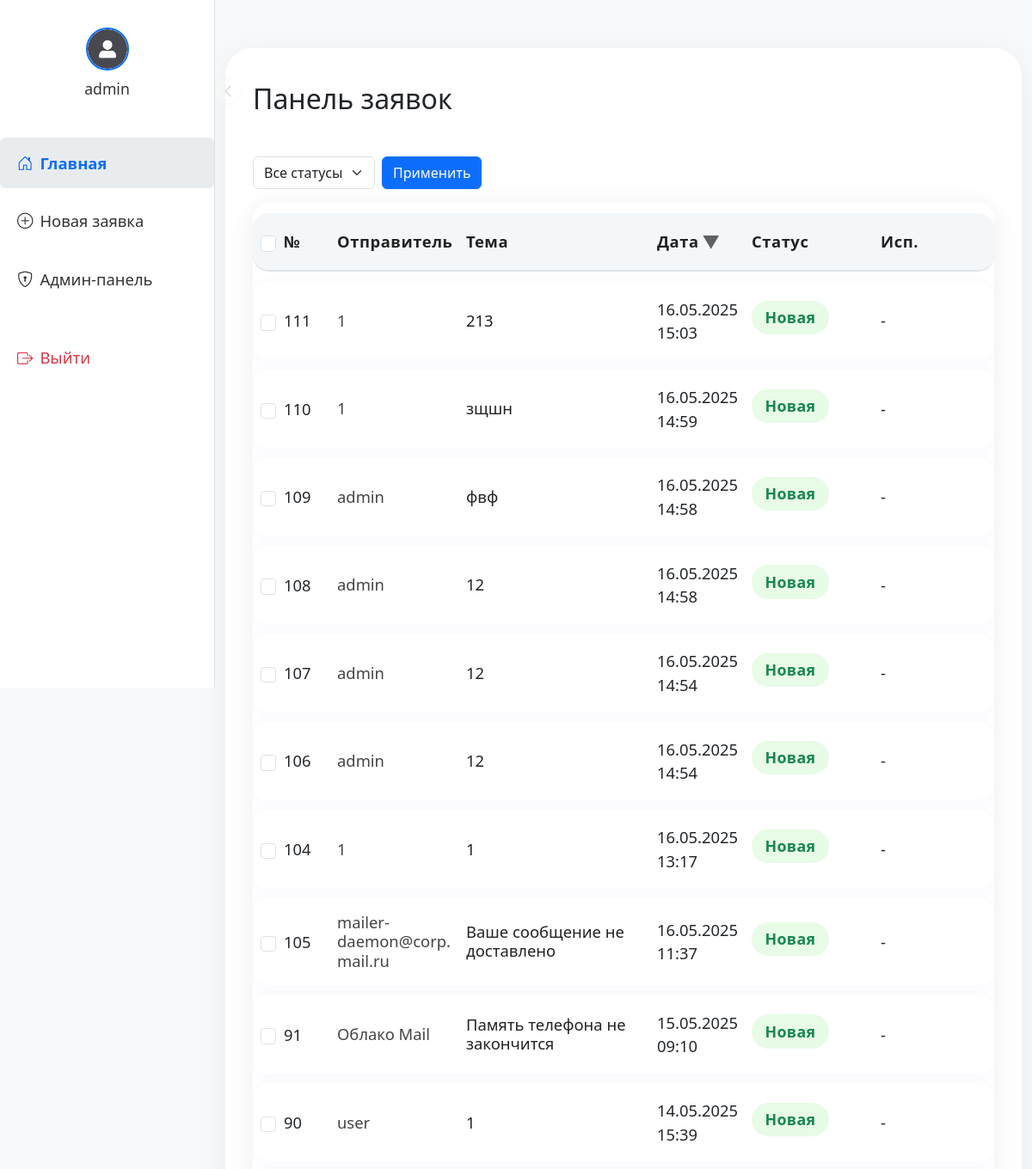
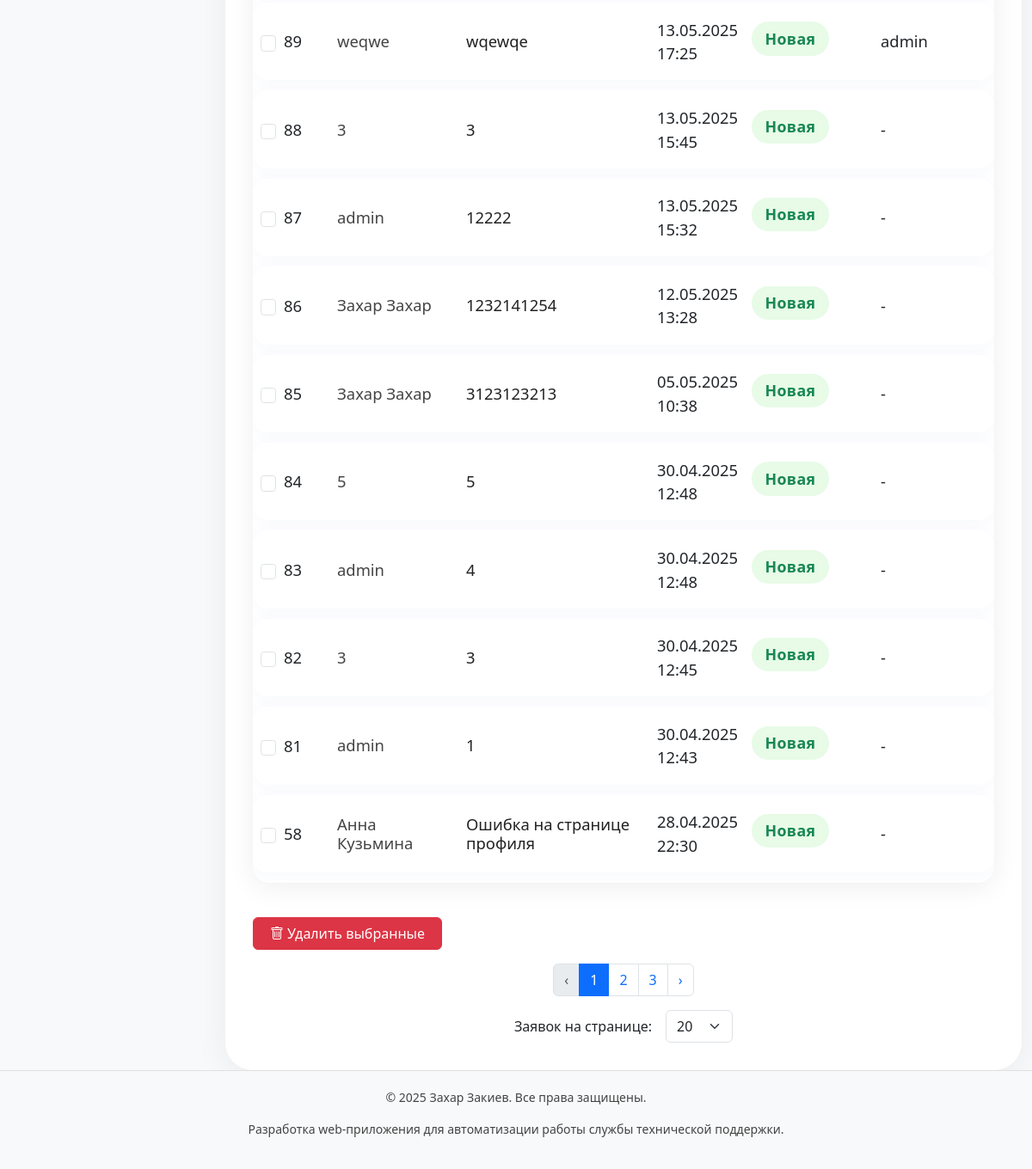
The page /dashboard (signed in) on the database as committed earlier (2 pictures, top to bottom).
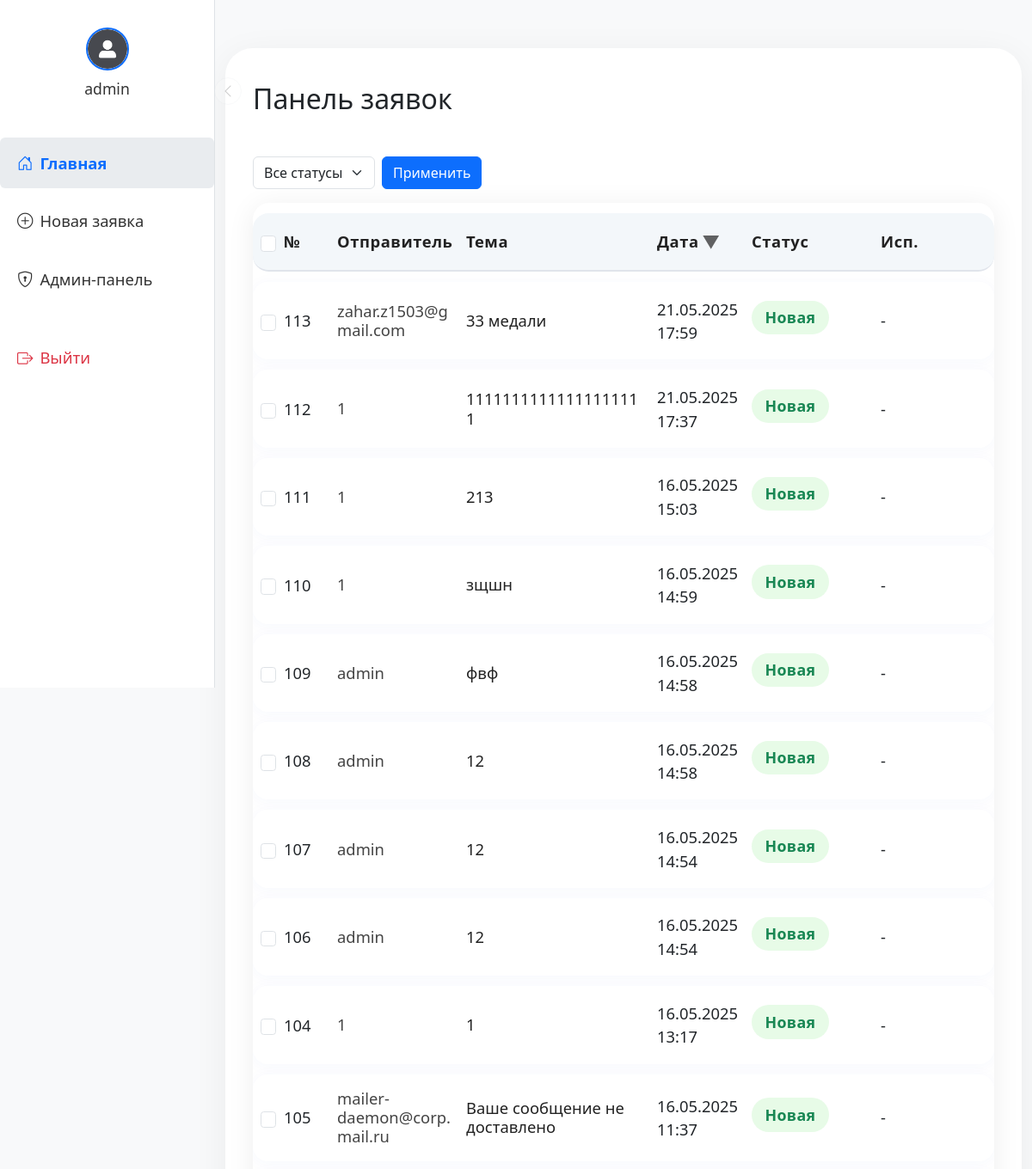
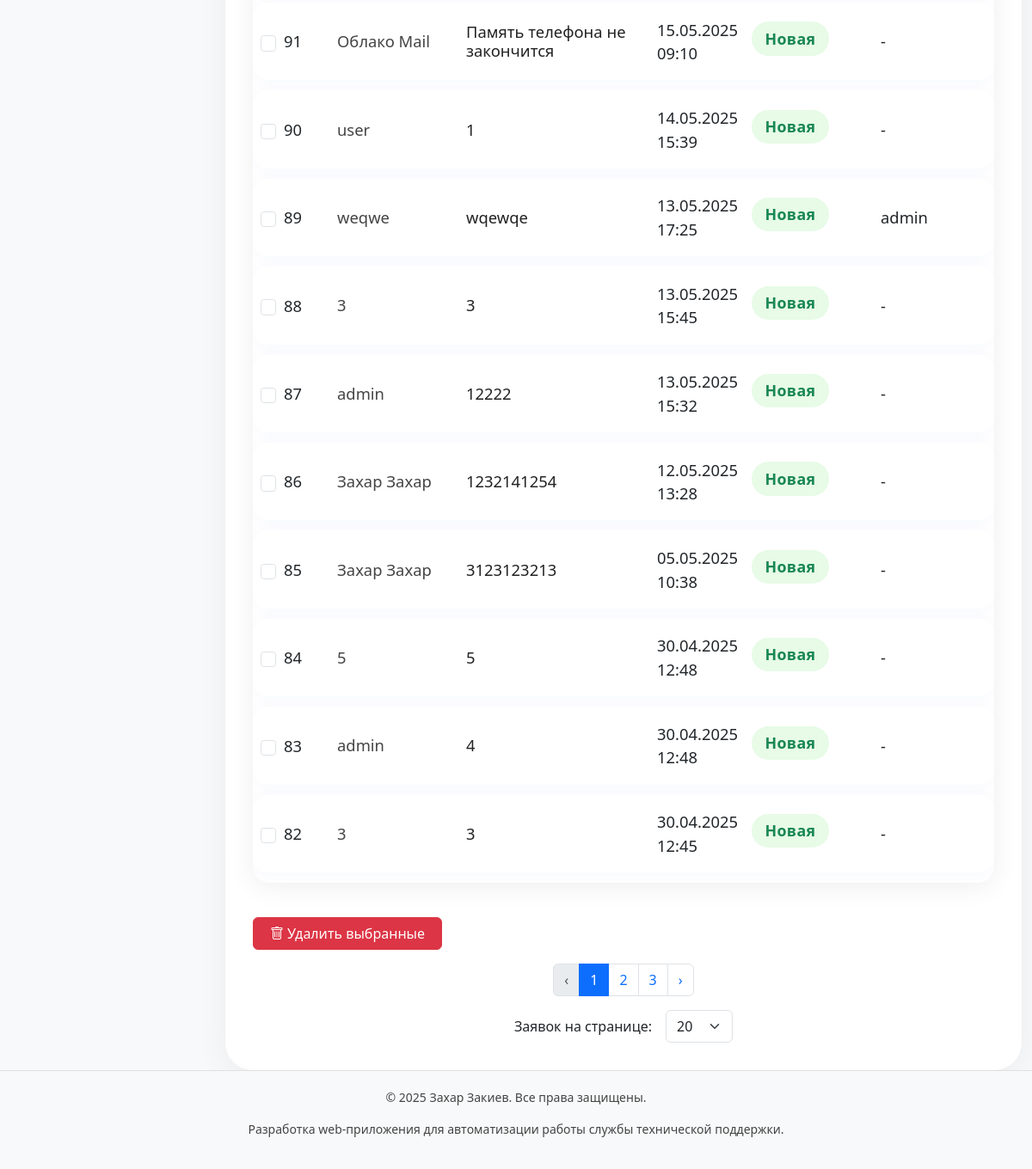
The same page on the database as committed later (2 pictures, top to bottom).
### tables this page shows
CREATE TABLE tickets (
    id INTEGER PRIMARY KEY AUTOINCREMENT,
    sender TEXT NOT NULL,
    subject TEXT NOT NULL,
    body TEXT NOT NULL,
    status TEXT DEFAULT 'новая',
    created_at TIMESTAMP DEFAULT CURRENT_TIMESTAMP,
    user_id INTEGER
, assignee_id INTEGER, assigned_to INTEGER, attachment TEXT, public_token TEXT);

CREATE TABLE users (
    id INTEGER PRIMARY KEY AUTOINCREMENT,
    username TEXT NOT NULL UNIQUE,
    email TEXT NOT NULL UNIQUE,
    password TEXT NOT NULL,
    role TEXT DEFAULT 'user',
    is_confirmed INTEGER DEFAULT 0,
    avatar TEXT DEFAULT 'default_avatar.png'
);

### app.py (the view)
@app.route("/dashboard")
@login_required
def dashboard():
    conn = get_db_connection()
    role = session.get("role")
    user_id = session.get("user_id")
    sort_by = request.args.get('sort_by', 'created_at')
    sort_order = request.args.get('sort_order', 'desc')
    status_filter = request.args.get('status_filter')
    page = int(request.args.get('page', 1))
    per_page = request.args.get('per_page', request.cookies.get('per_page', 20))  # по умолчанию 20 заявок
    per_page = int(per_page)
    if per_page > 100:
        per_page = 100  # Установите ограничение на 100 заявок на страницу
    valid_columns = ['id', 'sender', 'subject', 'status', 'created_at']
    if sort_by not in valid_columns:
        sort_by = 'created_at'
    query = """
        SELECT t.*, u.username AS assigned_username
        FROM tickets t
        LEFT JOIN users u ON t.assigned_to = u.id
    """
    params = []
    if role == "client":
        query += " WHERE t.user_id = ?"
        params.append(user_id)
    else:
        query += " WHERE 1=1"
    if status_filter:
        query += " AND t.status = ?"
        params.append(status_filter)
    count_query = "SELECT COUNT(*) FROM (" + query + ") as total"
    total_tickets = conn.execute(count_query, params).fetchone()[0]
    offset = (page - 1) * per_page
    query += f" ORDER BY {sort_by} {sort_order} LIMIT {per_page} OFFSET {offset}"
    tickets = conn.execute(query, params).fetchall()
    conn.close()
    total_pages = (total_tickets + per_page - 1) // per_page  # округление вверх
    resp = make_response(render_template(
        "dashboard.html",
        tickets=tickets,
        sort_by=sort_by,
        sort_order=sort_order,
        page=page,
        per_page=per_page,
        total_pages=total_pages,
        status_filter=status_filter
    ))
    resp.set_cookie('per_page', str(per_page), max_age=60*60*24*30)  # Сохраняем на 30 дней
    return resp

### app.py (called while the page is built)
def get_db_connection():
    conn = sqlite3.connect(DB_PATH)
    conn.row_factory = sqlite3.Row
    return conn

def login_required(f):
    @wraps(f)
    def decorated_function(*args, **kwargs):
        if "user" not in session:
            return redirect("/login")
        return f(*args, **kwargs)
    return decorated_function

@app.template_filter('decode_mime')
def decode_mime_string(mime_string):
    decoded_bytes, encoding = decode_header(mime_string)[0]
    if isinstance(decoded_bytes, bytes):
        return decoded_bytes.decode(encoding if encoding else 'utf-8')
    return decoded_bytes

@app.template_filter('dt')
def dt(value):
    from datetime import datetime
    if hasattr(value, 'strftime'):
        return value.strftime('%d.%m.%Y %H:%M')
    try:
        dt = datetime.strptime(value, '%Y-%m-%d %H:%M:%S')
        return dt.strftime('%d.%m.%Y %H:%M')
    except Exception:
        return value

### templates/dashboard.html (shortened to what this page needs)
{% extends "base.html" %}
{% block content %}
<div class="ticket-main-card">
    <div class="ticket-title-row">
        <h2>Панель заявок</h2>
    </div>
    <div class="ticket-form-block">
        <form method="get" class="row g-2 mb-3">
            <div class="col-auto">
                <select name="status_filter" class="form-select">
                    <option value="">Все статусы</option>
                </select>
            </div>
            <div class="col-auto">
                <button type="submit" class="btn btn-primary">Применить</button>
            </div>
        </form>
        {% if tickets %}
        <form method="POST" action="{{ url_for('delete_selected_tickets') }}">
            <div class="table-responsive">
                <table class="table table-tickets align-middle mb-0">
                    <thead>
                        <tr>
                            {% if session["role"] != "client" %}
                            <th class="checkbox-col">
                                <input type="checkbox" id="select-all" class="form-check-input"
                                    onclick="toggleAll(this)">
                            </th>
                            {% endif %}
                            <th class="sortable-column number-col">
                                <a
                                    href="{{ url_for('dashboard', sort_by='id', sort_order='asc' if sort_by != 'id' or sort_order == 'desc' else 'desc', status_filter=status_filter, per_page=per_page, page=page) }}">
                                    №
                                </a>
                            </th>
                            <th class="sortable-column sender-col">
                                <a
                                    href="{{ url_for('dashboard', sort_by='sender', sort_order='asc' if sort_by != 'sender' or sort_order == 'desc' else 'desc', status_filter=status_filter, per_page=per_page, page=page) }}">
                                    Отправитель
                                </a>
                            </th>
                            <th class="sortable-column subject-col">
                                <a
                                    href="{{ url_for('dashboard', sort_by='subject', sort_order='asc' if sort_by != 'subject' or sort_order == 'desc' else 'desc', status_filter=status_filter, per_page=per_page, page=page) }}">
                                    Тема
                                </a>
                            </th>
                            <th class="sortable-column date-col">
                                <a
                                    href="{{ url_for('dashboard', sort_by='created_at', sort_order='asc' if sort_by != 'created_at' or sort_order == 'desc' else 'desc', status_filter=status_filter, per_page=per_page, page=page) }}">
                                    Дата
                                    <span class="sort-arrow">
                                        {% if sort_by == 'created_at' %}
                                        {% if sort_order == 'asc' %}▲{% else %}▼{% endif %}
                                        {% endif %}
                                    </span>
                                </a>
                            </th>
                            <th class="sortable-column status-col">
                                <a
                                    href="{{ url_for('dashboard', sort_by='status', sort_order='asc' if sort_by != 'status' or sort_order == 'desc' else 'desc', status_filter=status_filter, per_page=per_page, page=page) }}">
                                    Статус
                                </a>
                            </th>
                            <th class="sortable-column assigned-col">
                                <a
                                    href="{{ url_for('dashboard', sort_by='assigned_username', sort_order='asc' if sort_by != 'assigned_username' or sort_order == 'desc' else 'desc', status_filter=status_filter, per_page=per_page, page=page) }}">
                                    <span title="Ответственный">Исп.</span>
                                </a>
                            </th>
                        </tr>
                    </thead>
                    <tbody>
                        {% for ticket in tickets %}
                        <tr class="ticket-row"
                            onclick="window.location.href='{{ url_for('ticket', ticket_id=ticket.id) }}'">
                            {% if session["role"] != "client" %}
                            <td class="checkbox-col">
                                <input type="checkbox" name="ticket_ids" value="{{ ticket.id }}"
                                    class="form-check-input" onchange="highlightRow(this); event.stopPropagation();"
                                    onclick="event.stopPropagation();">
                            </td>
                            {% endif %}
                            <td class="number-col">{{ ticket.id }}</td>
                            <td class="sender-col">{{ ticket.sender | decode_mime }}</td>
                            <td class="subject-col">{{ ticket.subject }}</td>
                            <td class="date-col">
                                {{ ticket.created_at|dt }}
                            </td>
                            <td class="status-col">
                                {% if ticket.status == 'новая' %}
                                <span class="ticket-status-badge novaya">Новая</span>
                                {% elif ticket.status == 'в работе' %}
                                <span class="ticket-status-badge vrabote">В работе</span>
                                {% elif ticket.status == 'завершена' %}
                                <span class="ticket-status-badge zavershena">Завершена</span>
                                {% else %}
                                <span class="ticket-status-badge">{{ ticket.status }}</span>
                                {% endif %}
                            </td>
                            <td class="assigned-col">
                                {{ ticket.assigned_username or '-' }}
                            </td>
                        </tr>
                        {% endfor %}
                    </tbody>
                </table>
            </div>
            <div class="mt-3" style="max-width: 220px;">
                {% if session["role"] != "client" %}
                <button type="submit" class="btn btn-danger w-100"
                    onclick="return confirm('Удалить выбранные заявки?')">
                    <i class="bi bi-trash"></i> Удалить выбранные
                </button>
                {% endif %}
            </div>
        </form>
        <nav aria-label="Пагинация" class="mt-3">
            <ul class="pagination flex-wrap justify-content-center">
                <li class="page-item {% if page == 1 %}disabled{% endif %}">
                    <a class="page-link"
                        href="{{ url_for('dashboard', page=page-1, per_page=per_page, sort_by=sort_by, sort_order=sort_order, status_filter=status_filter) }}">‹</a>
                </li>
                {% for p in range(1, total_pages + 1) %}
                <li class="page-item {% if p == page %}active{% endif %}">
                    <a class="page-link"
                        href="{{ url_for('dashboard', page=p, per_page=per_page, sort_by=sort_by, sort_order=sort_order, status_filter=status_filter) }}">{{
                        p }}</a>
                </li>
                {% endfor %}
                <li class="page-item {% if page == total_pages %}disabled{% endif %}">
                    <a class="page-link"
                        href="{{ url_for('dashboard', page=page+1, per_page=per_page, sort_by=sort_by, sort_order=sort_order, status_filter=status_filter) }}">›</a>
                </li>
            </ul>
        </nav>
        <form method="get" class="mt-3 d-flex justify-content-center align-items-center flex-wrap gap-2">
            <label class="me-2">Заявок на странице:</label>
            <select name="per_page" class="form-select w-auto" onchange="this.form.submit()">
                <option value="20" {% if per_page==20 %}selected{% endif %}>20</option>
            </select>
        </form>
        {% else %}
        <p class="text-muted">Заявок пока нет.</p>
        {% endif %}
    </div>
</div>
{% endblock %}

### templates/base.html (shortened to what this page needs)
<!DOCTYPE html>
<html lang="ru">
<head>
    <link href="https://cdn.jsdelivr.net/npm/bootstrap@5.3.0/dist/css/bootstrap.min.css" rel="stylesheet">
    <link href="https://cdnjs.cloudflare.com/ajax/libs/bootstrap-icons/1.8.1/font/bootstrap-icons.min.css"
        rel="stylesheet">
</head>
<body class="bg-light d-flex flex-column min-vh-100">
    <nav id="sidebar" class="sidebar d-none d-lg-flex">
        <div class="avatar-wrapper">
            <a href="{{ url_for('profile') }}" class="avatar-link" title="Профиль">
                <img src="{{ url_for('uploaded_file', filename=session.get('user_avatar', 'default_avatar.png')) }}"
                    alt="Аватар">
                <span>{{ session.get('user', 'Профиль') }}</span>
            </a>
        </div>
        <button class="sidebar-toggler" id="sidebarToggle" title="Свернуть/развернуть меню">
            <i class="bi bi-chevron-left"></i>
        </button>
        <ul class="nav flex-column mt-4 w-100">
            <li class="nav-item mb-2">
                <a class="nav-link d-flex align-items-center {% if request.endpoint=='dashboard' %}active{% endif %}"
                    href="{{ url_for('dashboard') }}">
                    <i class="bi bi-house-door me-2"></i>
                    <span class="sidebar-text">Главная</span>
                </a>
            </li>
            <li class="nav-item mb-2">
                <a class="nav-link d-flex align-items-center {% if request.endpoint=='create' %}active{% endif %}"
                    href="{{ url_for('create') }}">
                    <i class="bi bi-plus-circle me-2"></i>
                    <span class="sidebar-text">Новая заявка</span>
                </a>
            </li>
            {% if session.get('role') == 'admin' %}
            <li class="nav-item mb-2">
                <a class="nav-link d-flex align-items-center {% if request.endpoint=='admin_dashboard' %}active{% endif %}"
                    href="{{ url_for('admin_dashboard') }}">
                    <i class="bi bi-shield-lock me-2"></i>
                    <span class="sidebar-text">Админ-панель</span>
                </a>
            </li>
            {% endif %}
            <li class="nav-item mt-4">
                <a class="nav-link text-danger d-flex align-items-center" href="{{ url_for('logout') }}">
                    <i class="bi bi-box-arrow-right me-2"></i>
                    <span class="sidebar-text">Выйти</span>
                </a>
            </li>
        </ul>
    </nav>
    <div class="content-area">
        <div class="container-fluid">
            {% block content %}{% endblock %}
        </div>
    </div>
    <footer class="text-center mt-auto">
        <p>&copy; 2025 Захар Закиев. Все права защищены.</p>
        <p>Разработка web-приложения для автоматизации работы службы технической поддержки.</p>
    </footer>
</body>
</html>

### templates/base.html (style rules this page uses)
html { overflow-y: scroll; }
body { overflow-x: hidden; }
.sidebar { min-height: 100vh; width: 250px; transition: width 0.2s; background: #fff; border-right: 1px solid #dee2e6; position: fixed; top: 0; left: 0; z-index: 1030; display: flex; flex-direction: column; align-items: center; }
.avatar-wrapper { width: 100%; display: flex; justify-content: center; align-items: center; padding: 2rem 0 1.2rem 0; }
.avatar-link { display: flex; flex-direction: column; align-items: center; text-decoration: none; }
.avatar-link img { width: 50px; height: 50px; object-fit: cover; border-radius: 50%; border: 2px solid #0d6dfd; }
.avatar-link span { margin-top: 0.5rem; font-size: 1.1rem; color: #333; font-weight: 500; white-space: nowrap; transition: opacity 0.2s; }
.sidebar .nav-link { color: #333; font-size: 1.15rem; padding: 1rem 1.25rem; transition: background 0.2s, color 0.2s; white-space: nowrap; }
.sidebar .nav-link.active, .sidebar .nav-link:hover { background: #e9ecef; font-weight: bold; color: #0d6dfd; border-radius: 0.375rem; }
.sidebar .nav-link .sidebar-text { transition: opacity 0.2s; }
.sidebar-toggler { position: absolute; left: 100%; top: 90px; opacity: 0.2; transition: opacity 0.2s; z-index: 1050; background: #fff; border-radius: 50%; width: 32px; height: 32px; border: 1px solid #dee2e6; display: flex; align-items: center; justify-content: center; }
.content-area { margin-left: 250px; transition: margin-left 0.2s; padding-top: 32px; }
th, td { padding-top: 1.1rem !important; padding-bottom: 1.1rem !important; font-size: 1.15rem !important; }
.table-responsive { overflow-x: auto; }
footer { background-color: #f8f9fa; color: #444; padding: 20px; font-size: 14px; text-align: center; border-top: 1px solid #e0e0e0; }

Rows that differ between the two databases and show on the page:
no longer on this page (row unchanged): tickets: id "81", sender|decode_mime "admin", subject "1", created_at|dt "30.04.2025 12:43", status "Новая", assigned_username "-"
no longer on this page (row unchanged): tickets: id "58", sender|decode_mime "Анна Кузьмина", subject "Ошибка на странице профиля", created_at|dt "28.04.2025 22:30", status "Новая", assigned_username "-"
added tickets: id "113", sender|decode_mime "zahar.z1503@gmail.com", subject "33 медали", created_at|dt "21.05.2025 17:59", status "Новая", assigned_username "-"
added tickets: id "112", sender|decode_mime "1", subject "11111111111111111111", created_at|dt "21.05.2025 17:37", status "Новая", assigned_username "-"
